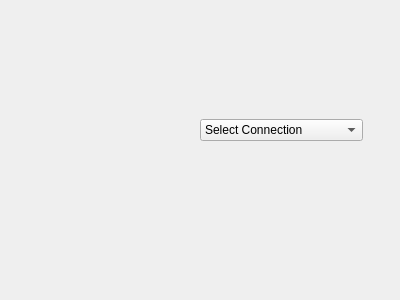
<?xml version="1.0" encoding="UTF-8"?>
<ui version="4.0">
 <class>Form</class>
 <widget class="QWidget" name="Form">
  <property name="geometry">
   <rect>
    <x>0</x>
    <y>0</y>
    <width>400</width>
    <height>300</height>
   </rect>
  </property>
  <property name="windowTitle">
   <string>Form</string>
  </property>
  <widget class="QWidget" name="horizontalLayoutWidget">
   <property name="geometry">
    <rect>
     <x>200</x>
     <y>90</y>
     <width>163</width>
     <height>80</height>
    </rect>
   </property>
   <layout class="QHBoxLayout" name="horizontalLayout">
    <item>
     <widget class="QComboBox" name="connectionsList">
      <property name="maximumSize">
       <size>
        <width>310</width>
        <height>16777215</height>
       </size>
      </property>
      <property name="editable">
       <bool>false</bool>
      </property>
      <item>
       <property name="text">
        <string>Select Connection</string>
       </property>
      </item>
     </widget>
    </item>
   </layout>
  </widget>
 </widget>
 <resources/>
 <connections/>
</ui>
